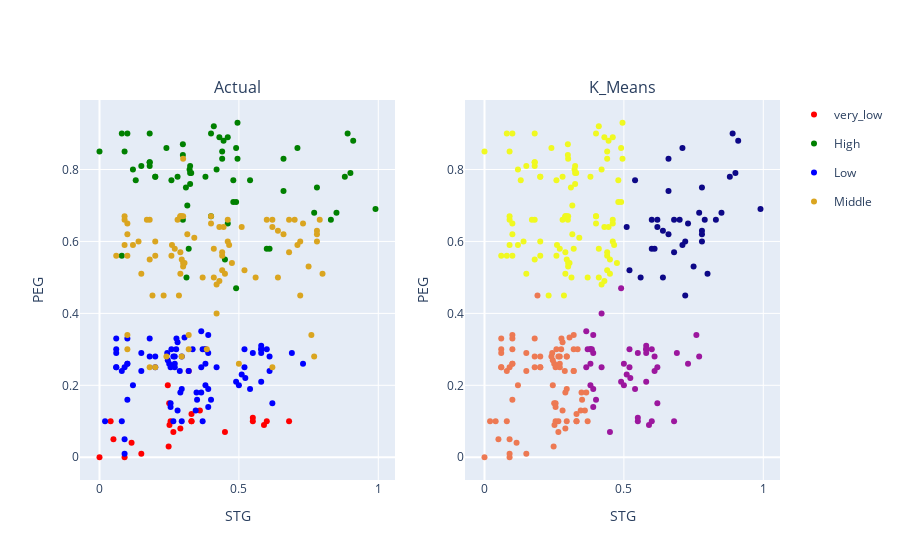

Notebook cell for this chart:
### Code cell
import plotly.express as px
from plotly.subplots import make_subplots

fig_actual = px.scatter(users, x=users['STG'], y=users['PEG'], color=users['UNS'],
                color_discrete_sequence=["red", "green", "blue", "goldenrod"])

fig_K_Means = px.scatter(users, x=users['STG'], y=users['PEG'], color=kmeanModel.labels_,
                    color_discrete_map={
                        "0": "red",
                        "1": "green",
                        "2": "blue",
                        "3": "goldenrod"
                    }
            )


trace1_0 = fig_actual['data'][0]
trace1_1 = fig_actual['data'][1]
trace1_2 = fig_actual['data'][2]
trace1_3 = fig_actual['data'][3]

trace2 = fig_K_Means['data'][0]

fig = make_subplots(rows=1, cols=2, shared_xaxes=False, shared_yaxes=False,
                   subplot_titles=("Actual", "K_Means"))

fig.add_trace(trace1_0, row=1, col=1)
fig.add_trace(trace1_1, row=1, col=1)
fig.add_trace(trace1_2, row=1, col=1)
fig.add_trace(trace1_3, row=1, col=1)

fig.add_trace(trace2, row=1, col=2)

# Update xaxis properties
fig.update_xaxes(title_text="STG", row=1, col=1)
fig.update_xaxes(title_text="STG", row=1, col=2)


# Update yaxis properties
fig.update_yaxes(title_text="PEG", row=1, col=1)
fig.update_yaxes(title_text="PEG", row=1, col=2)

fig.update_layout(coloraxis_showscale=False)

fig.show()

### Figure 1 — Plotly figure (JSON) as saved in the notebook; plotly's stock layout.template omitted (floating-point values rounded to 4 significant figures; data arrays with more than 128 entries replaced by an {"elided": "..."} marker saying what was removed)
{"data": [{"hovertemplate": "UNS=very_low<br>STG=%{x}<br>PEG=%{y}<extra></extra>", "legendgroup": "very_low", "marker": {"color": "red", "symbol": "circle"}, "mode": "markers", "name": "very_low", "orientation": "v", "showlegend": true, "type": "scatter", "x": [0, 0.15, 0.05, 0.04, 0.09, 0.115, 0.25, 0.32, 0.29, 0.255, 0.245, 0.248, 0.251, 0.265, 0.45, 0.33, 0.33, 0.36, 0.33, 0.68, 0.55, 0.59, 0.6, 0.55], "xaxis": "x", "y": [0, 0.01, 0.05, 0.1, 0, 0.04, 0.15, 0.24, 0.08, 0.1, 0.2, 0.03, 0.09, 0.07, 0.07, 0.1, 0.1, 0.13, 0.12, 0.1, 0.1, 0.09, 0.1, 0.11], "yaxis": "y"}, {"hovertemplate": "UNS=High<br>STG=%{x}<br>PEG=%{y}<extra></extra>", "legendgroup": "High", "marker": {"color": "green", "symbol": "circle"}, "mode": "markers", "name": "High", "orientation": "v", "showlegend": true, "type": "scatter", "x": [0.08, 0, 0.18, 0.1, 0.12, 0.09, 0.08, 0.15, 0.18, 0.2, 0.2, 0.13, 0.18, 0.24, 0.18, 0.31, 0.28, 0.325, 0.323, 0.258, 0.299, 0.299, 0.32, 0.329, 0.315, 0.325, 0.325, 0.312, 0.299, 0.48, 0.46, 0.48, 0.49, 0.495, 0.445, 0.43, 0.4, 0.38, 0.41, 0.44, 0.49, 0.44, 0.45, 0.46, 0.495, 0.49, 0.42, 0.4, 0.78, 0.85, 0.9, 0.6, 0.77, 0.88, 0.99, 0.83, 0.66, 0.71, 0.91, 0.89, 0.61, 0.54, 0.66], "xaxis": "x", "y": [0.9, 0.85, 0.81, 0.9, 0.8, 0.85, 0.56, 0.81, 0.82, 0.78, 0.78, 0.77, 0.9, 0.86, 0.82, 0.75, 0.78, 0.79, 0.8, 0.77, 0.87, 0.84, 0.58, 0.79, 0.7, 0.81, 0.76, 0.5, 0.66, 0.71, 0.65, 0.77, 0.86, 0.83, 0.88, 0.89, 0.9, 0.78, 0.92, 0.85, 0.71, 0.83, 0.55, 0.89, 0.93, 0.47, 0.8, 0.67, 0.75, 0.68, 0.79, 0.58, 0.68, 0.78, 0.69, 0.66, 0.83, 0.86, 0.88, 0.9, 0.58, 0.77, 0.74], "yaxis": "y"}, {"hovertemplate": "UNS=Low<br>STG=%{x}<br>PEG=%{y}<extra></extra>", "legendgroup": "Low", "marker": {"color": "blue", "symbol": "circle"}, "mode": "markers", "name": "Low", "orientation": "v", "showlegend": true, "type": "scatter", "x": [0.06, 0.08, 0.2, 0.06, 0.1, 0.15, 0.12, 0.18, 0.06, 0.09, 0.15, 0.1, 0.06, 0.1, 0.18, 0.02, 0.06, 0.09, 0.1, 0.08, 0.09, 0.2, 0.28, 0.265, 0.275, 0.295, 0.32, 0.25, 0.27, 0.27, 0.29, 0.288, 0.255, 0.295, 0.243, 0.27, 0.245, 0.295, 0.276, 0.258, 0.28, 0.255, 0.305, 0.265, 0.255, 0.39, 0.38, 0.37, 0.38, 0.39, 0.365, 0.345, 0.334, 0.39, 0.348, 0.35, 0.42, 0.4, 0.38, 0.39, 0.365, 0.37, 0.38, 0.49, 0.365, 0.55, 0.73, 0.69, 0.62, 0.6, 0.52, 0.58, 0.61, 0.58, 0.58, 0.61, 0.51, 0.58, 0.523, 0.5, 0.52, 0.58, 0.54], "xaxis": "x", "y": [0.33, 0.24, 0.25, 0.3, 0.33, 0.29, 0.2, 0.28, 0.25, 0.25, 0.24, 0.16, 0.29, 0.26, 0.33, 0.1, 0.25, 0.05, 0.26, 0.1, 0.01, 0.28, 0.32, 0.1, 0.3, 0.28, 0.24, 0.26, 0.25, 0.28, 0.18, 0.24, 0.15, 0.19, 0.29, 0.26, 0.27, 0.1, 0.33, 0.3, 0.13, 0.25, 0.333, 0.28, 0.14, 0.34, 0.26, 0.1, 0.3, 0.29, 0.35, 0.13, 0.3, 0.14, 0.18, 0.16, 0.25, 0.16, 0.3, 0.19, 0.18, 0.3, 0.2, 0.21, 0.25, 0.29, 0.26, 0.29, 0.15, 0.3, 0.3, 0.3, 0.24, 0.21, 0.31, 0.28, 0.23, 0.3, 0.22, 0.2, 0.25, 0.29, 0.19], "yaxis": "y"}, {"hovertemplate": "UNS=Middle<br>STG=%{x}<br>PEG=%{y}<extra></extra>", "legendgroup": "Middle", "marker": {"color": "goldenrod", "symbol": "circle"}, "mode": "markers", "name": "Middle", "orientation": "v", "showlegend": true, "type": "scatter", "x": [0.1, 0.09, 0.1, 0.1, 0.2, 0.2, 0.18, 0.1, 0.12, 0.19, 0.14, 0.18, 0.17, 0.1, 0.09, 0.23, 0.18, 0.2, 0.09, 0.06, 0.15, 0.24, 0.29, 0.3, 0.27, 0.3, 0.295, 0.315, 0.29, 0.258, 0.32, 0.29, 0.3, 0.29, 0.26, 0.305, 0.32, 0.295, 0.285, 0.28, 0.3, 0.295, 0.4, 0.4, 0.41, 0.41, 0.42, 0.44, 0.42, 0.43, 0.44, 0.45, 0.465, 0.475, 0.385, 0.34, 0.43, 0.46, 0.46, 0.44, 0.445, 0.37, 0.6, 0.78, 0.64, 0.7, 0.75, 0.78, 0.8, 0.76, 0.72, 0.51, 0.77, 0.79, 0.68, 0.71, 0.73, 0.66, 0.62, 0.52, 0.64, 0.62, 0.62, 0.72, 0.68, 0.56, 0.78, 0.5], "xaxis": "x", "y": [0.3, 0.66, 0.56, 0.34, 0.6, 0.56, 0.66, 0.65, 0.59, 0.45, 0.6, 0.25, 0.66, 0.62, 0.67, 0.45, 0.55, 0.25, 0.59, 0.56, 0.51, 0.28, 0.51, 0.67, 0.58, 0.53, 0.67, 0.62, 0.67, 0.56, 0.34, 0.57, 0.54, 0.67, 0.59, 0.54, 0.3, 0.55, 0.45, 0.66, 0.83, 0.28, 0.67, 0.65, 0.5, 0.58, 0.4, 0.56, 0.48, 0.64, 0.52, 0.51, 0.59, 0.54, 0.3, 0.61, 0.49, 0.66, 0.6, 0.57, 0.64, 0.5, 0.66, 0.63, 0.5, 0.66, 0.53, 0.62, 0.51, 0.34, 0.6, 0.64, 0.28, 0.66, 0.57, 0.59, 0.65, 0.62, 0.64, 0.52, 0.63, 0.25, 0.66, 0.45, 0.66, 0.5, 0.6, 0.26], "yaxis": "y"}, {"hovertemplate": "STG=%{x}<br>PEG=%{y}<br>color=%{marker.color}<extra></extra>", "legendgroup": "", "marker": {"color": {"elided": "258 int values"}, "coloraxis": "coloraxis", "symbol": "circle"}, "mode": "markers", "name": "", "orientation": "v", "showlegend": false, "type": "scatter", "x": {"elided": "258 float values"}, "xaxis": "x2", "y": {"elided": "258 float values"}, "yaxis": "y2"}], "layout": {"annotations": [{"font": {"size": 16}, "showarrow": false, "text": "Actual", "x": 0.225, "xanchor": "center", "xref": "paper", "y": 1, "yanchor": "bottom", "yref": "paper"}, {"font": {"size": 16}, "showarrow": false, "text": "K_Means", "x": 0.775, "xanchor": "center", "xref": "paper", "y": 1, "yanchor": "bottom", "yref": "paper"}], "coloraxis": {"showscale": false}, "xaxis": {"anchor": "y", "domain": [0, 0.45], "title": {"text": "STG"}}, "xaxis2": {"anchor": "y2", "domain": [0.55, 1], "title": {"text": "STG"}}, "yaxis": {"anchor": "x", "domain": [0, 1], "title": {"text": "PEG"}}, "yaxis2": {"anchor": "x2", "domain": [0, 1], "title": {"text": "PEG"}}}}
